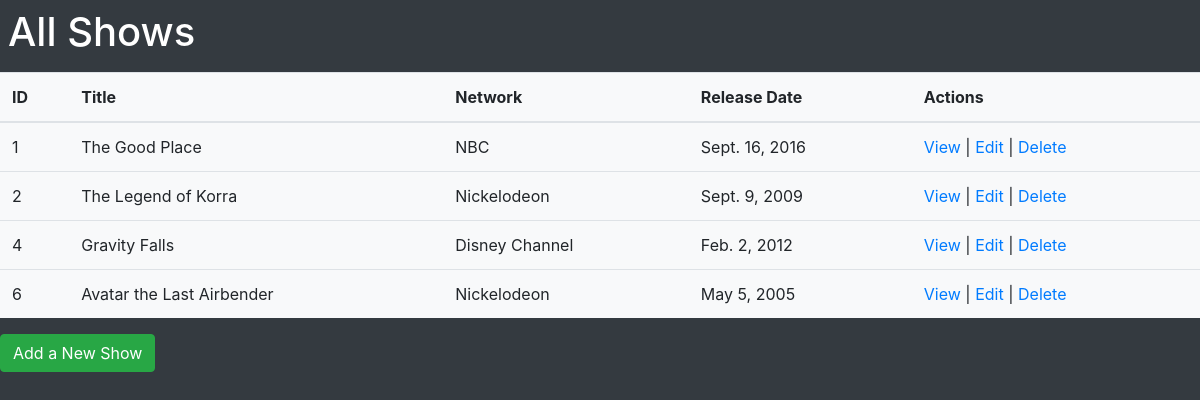
The app's page /shows, older data.
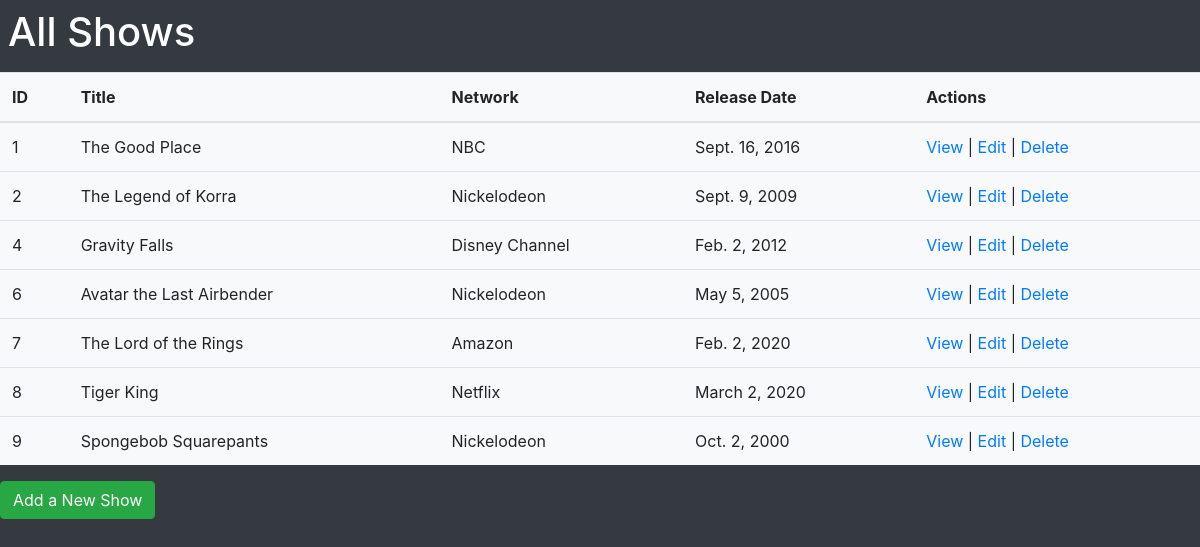
The same page, newer data.
### tv_shows_app/models.py (models this page shows)
class Shows(models.Model):
    title = models.CharField(max_length=255)
    network = models.CharField(max_length = 255)
    release_date = models.DateField()
    desc = models.TextField()
    created_at = models.DateTimeField(auto_now_add = True)
    updated_at = models.DateTimeField(auto_now = True)
    objects = ShowsManager()

### tv_shows_app/views.py (the view)
# urls.py: path('shows',views.index),
def index(request):
    context = {
        'all_shows': Shows.objects.all(),
    }
    return render(request,'index.html',context)

### tv_shows_app/templates/index.html (shortened to what this page needs)
<!DOCTYPE html>
<html lang="en">
<head>
    <link rel="stylesheet" href="https://stackpath.bootstrapcdn.com/bootstrap/4.5.2/css/bootstrap.min.css">
</head>
<body class = 'bg-dark text-white'>
    <h1 class = 'p-2'>All Shows</h1>
    <table class = 'table bg-light '>
        <thead>
            <tr>
                <th>ID</th>
                <th>Title</th>
                <th>Network</th>
                <th>Release Date</th>
                <th>Actions</th>
            </tr>
        </thead>
        <tbody>
            {% for show in all_shows %}
            <tr>
                <td>{{show.id}}</td>
                <td>{{show.title}}</td>
                <td>{{show.network}}</td>
                <td>{{show.release_date}}</td>
                <td><a class = 'button' href = '/shows/{{show.id}}'>View</a> | <a href = '/shows/{{show.id}}/edit'>Edit</a> | <a href = '/shows/{{show.id}}/delete'>Delete</a></td>
            </tr>
            {% endfor %}
        </tbody>
    </table>
    <a class = 'btn btn-success'href = '/shows/new'>Add a New Show</a>
</body>
</html>

Row changes from the older to the newer data that the page shows:
added Shows: id "7", title "The Lord of the Rings", network "Amazon", release_date "Feb. 2, 2020"
added Shows: id "8", title "Tiger King", network "Netflix", release_date "March 2, 2020"
added Shows: id "9", title "Spongebob Squarepants", network "Nickelodeon", release_date "Oct. 2, 2000"
